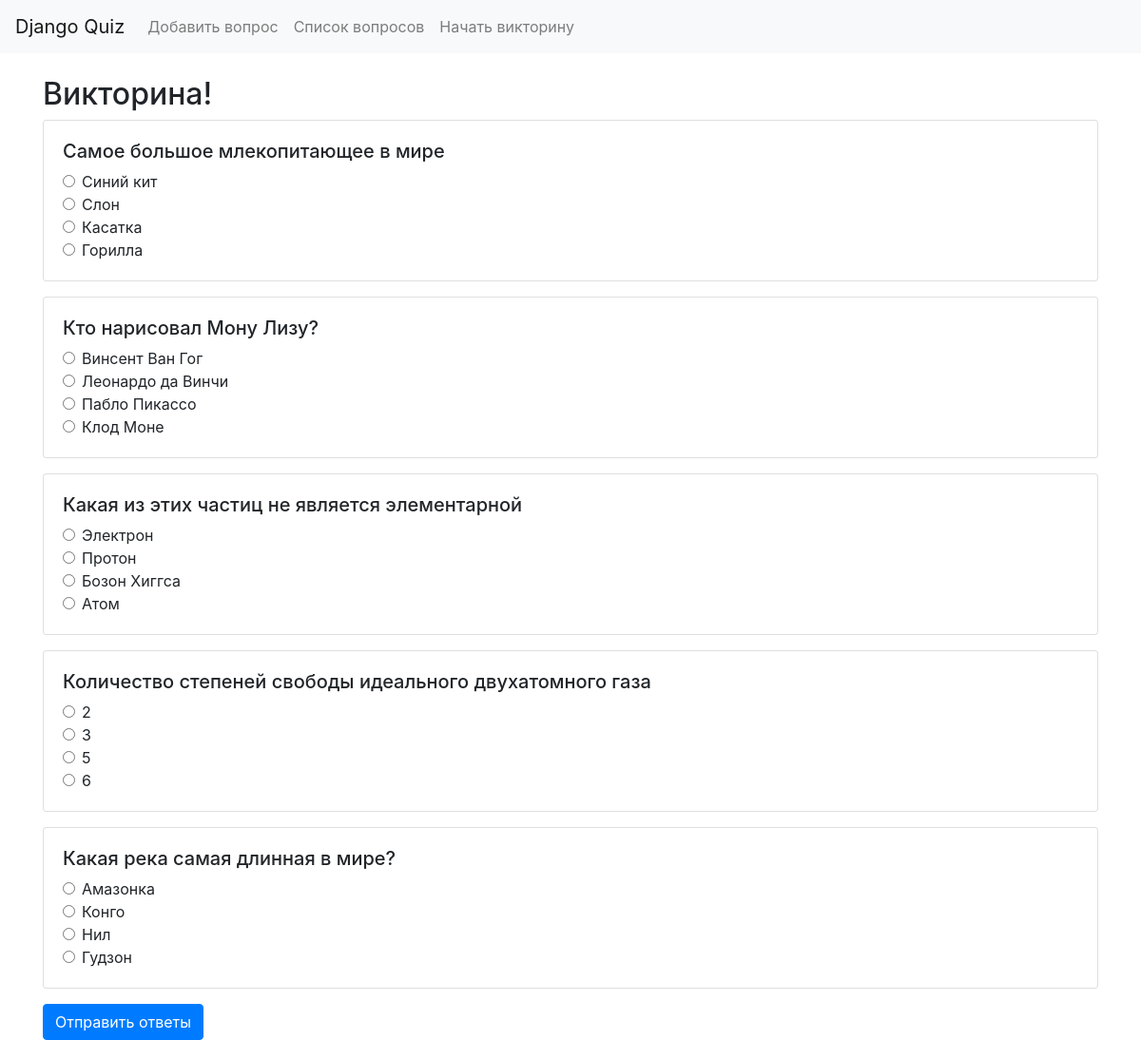
The app's page /quiz/ with its own data.
### quiz/models.py (models this page shows, shortened)
class Question(models.Model):
    text = models.TextField()
    created_at = models.DateTimeField(auto_now_add=True)

class Answer(models.Model):
    question = models.ForeignKey(Question, on_delete=models.CASCADE)
    text = models.CharField(max_length=255)
    is_correct = models.BooleanField(default=False)

### quiz/views.py (the view, shortened to what this page needs)
# urls.py: path('', include('quiz.urls')),
def quiz(request):
    questions = Question.objects.order_by('?')[:5]
    return render(request, 'quiz/quiz.html', {'questions': questions})

### quiz/templates/quiz/quiz.html (shortened to what this page needs)
{% extends 'quiz/base.html' %}
{% block content %}
<h2>Викторина!</h2>
<form method="post">
    {% for question in questions %}
    <div class="card mb-3">
        <div class="card-body">
            <h5>{{ question.text }}</h5>
            {% for answer in question.answer_set.all %}
            <div class="form-check">
                <input class="form-check-input" type="radio"
                       name="question_{{ question.id }}"
                       value="{{ answer.id }}" required>
                <label class="form-check-label">{{ answer.text }}</label>
            </div>
            {% endfor %}
        </div>
    </div>
    {% endfor %}
    <button type="submit" class="btn btn-primary">Отправить ответы</button>
</form>
{% endblock %}

### records on screen
Question: text "Самое большое млекопитающее в мире"
Answer: text "Синий кит"
Answer: text "Слон"
Answer: text "Касатка"
Answer: text "Горилла"
Question: text "Кто нарисовал Мону Лизу?"
Answer: text "Винсент Ван Гог"
Answer: text "Леонардо да Винчи"
Answer: text "Пабло Пикассо"
Answer: text "Клод Моне"
Question: text "Какая из этих частиц не является элементарной"
Answer: text "Электрон"
Answer: text "Протон"
Answer: text "Бозон Хиггса"
Answer: text "Атом"
Question: text "Количество степеней свободы идеального двухатомного газа"
Answer: text "2"
Answer: text "3"
Answer: text "5"
Answer: text "6"
Question: text "Какая река самая длинная в мире?"
Answer: text "Амазонка"
Answer: text "Конго"
Answer: text "Нил"
Answer: text "Гудзон"
